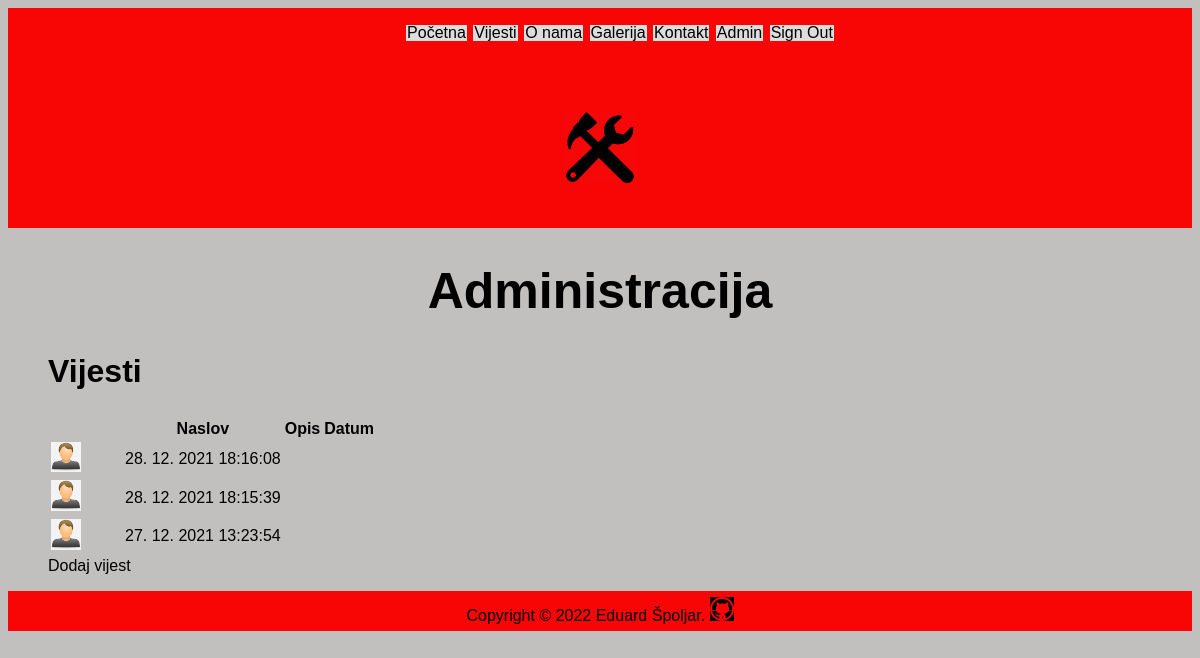
Page /index.php?menu=8 (signed in) on the committed database.
### tables this page shows
CREATE TABLE `news` (
  `id` int(11) NOT NULL,
  `title` varchar(255) NOT NULL,
  `description` text NOT NULL,
  `date` timestamp NOT NULL DEFAULT current_timestamp() ON UPDATE current_timestamp(),
  `picture` varchar(255) NOT NULL,
  `archive` enum('Y','N') NOT NULL
);

### functions.php (called while the page is built)
<?php
	function pickerDateToMysql($pickerDate){
		$date = DateTime::createFromFormat('Y-m-d H:i:s', $pickerDate);
		return $date->format('d. m. Y H:i:s');
	}
?>

### admin/news.php (the view, shortened to what this page needs)
<?php
	if (isset($_GET['id']) && $_GET['id'] != '') {
		$query  = "SELECT * FROM news";
		$query .= " WHERE id=".$_GET['id'];
		$query .= " ORDER BY date DESC";
		$result = @mysqli_query($MySQL, $query);
		$row = @mysqli_fetch_array($result);
		print '
		<h2>Pregled vijesti</h2>
		<div class="news">
			<img src="img/' . $row['picture'] . '" alt="' . $row['title'] . '" title="' . $row['title'] . '">
			<h2>' . $row['title'] . '</h2>
			' . $row['description'] . '
			<time datetime="' . $row['date'] . '">' . pickerDateToMysql($row['date']) . '</time>
			<hr>
		</div>
		<p><a href="index.php?menu='.$menu.'&amp;action='.$action.'">Natrag</a></p>';
	}
	else {
		print '
		<h2>Vijesti</h2>
		<div id="news">
			<table>
				<thead>
					<tr>
						<th width="16"></th>
						<th width="16"></th>
						<th width="16"></th>
						<th>Naslov</th>
						<th>Opis</th>
						<th>Datum</th>
						<th width="16"></th>
					</tr>
				</thead>
				<tbody>';
				$query  = "SELECT * FROM news";
				$query .= " ORDER BY date DESC";
				$result = @mysqli_query($MySQL, $query);
				while($row = @mysqli_fetch_array($result)) {
					print '
					<tr>
						<td><a href="index.php?menu='.$menu.'&amp;action='.$action.'&amp;id=' .$row['id']. '"><img class="favikon" src="img/user.png" alt="user"></a></td>';
						if ($_SESSION['user']['role'] == 2 || $_SESSION['user']['role'] == 1){
							print'
							<td style="padding-bottom:15px"><a href="index.php?menu='.$menu.'&amp;action='.$action.'&amp;edit=' .$row['id']. '"><img class="favikon" src="img/edit.png" alt="uredi"></a></td>';
						}
						else{
							print'<td></td>';
						}
						if ($_SESSION['user']['role'] == 1){
							print'
							<td style="padding-bottom:15px" ><a href="index.php?menu='.$menu.'&amp;action='.$action.'&amp;delete=' .$row['id']. '"><img class="favikon" src="img/delete.png" alt="obriši"></a></td>';
						}
						else{
							print'<td></td>';
                        }
						print '
						</td>
						<td>' . pickerDateToMysql($row['date']) . '</td>
						<td>';
						print '
						</td>
					</tr>';
				}
			print '
				</tbody>
			</table>
			<a href="index.php?menu=' . $menu . '&amp;action=' . $action . '&amp;add=true" class="AddLink">Dodaj vijest</a>
		</div>';
	}
?>

### style.css (style rules this page uses)
body { background-color: rgb(194, 191, 191); font-family: Arial, Helvetica, sans-serif; }
h2 { color: #000; font-family: Arial, Helvetica, sans-serif; text-align: left; font-size: 32px; }
a, a:visited { text-decoration: none; color: #000; }
.favikon { max-width: 30px; }

### rows in the picture
news: date "28. 12. 2021 18:16:08"
news: date "28. 12. 2021 18:15:39"
news: date "27. 12. 2021 13:23:54"
